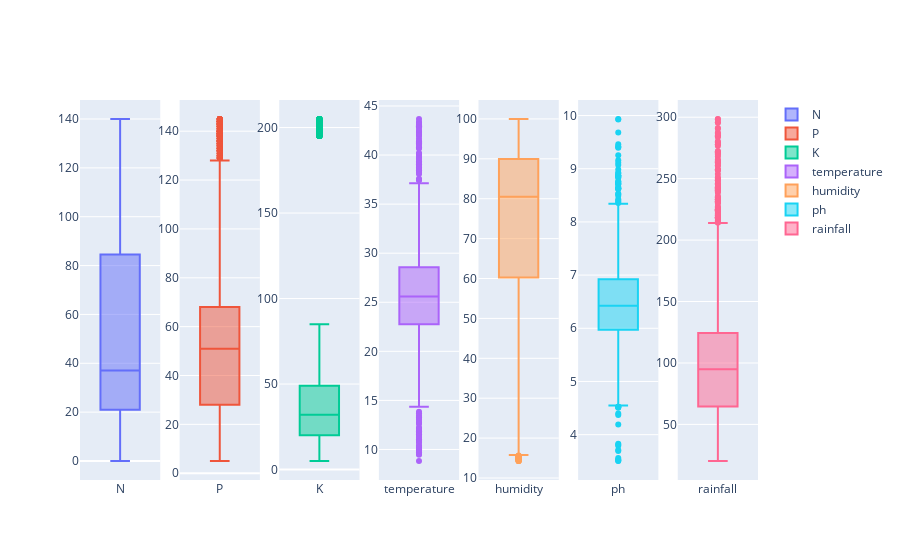

Notebook code cell kept with this figure:
### Markdown cell above
### The notebook's file size is large since the above plot is taking more memory so it is plotted in another file 👇(Plots.ipynb)

### Code cell
import plotly.express as px
import plotly.graph_objects as go
from plotly.subplots import make_subplots
df_numeric_col=crop_df.iloc[:,:7]
fig = make_subplots(rows=1, cols=len(df_numeric_col.columns))
features_num = df_numeric_col.columns
print(features_num)
for i in range(0, len(features_num)):
    trace=go.Box(y=crop_df[features_num[i]], name=features_num[i])
    fig.append_trace(trace, row=1, col=i+1)
fig.show()

### Figure 1 — Plotly figure (JSON) as saved in the notebook; plotly's stock layout.template omitted (floating-point values rounded to 4 significant figures; data arrays with more than 128 entries replaced by an {"elided": "..."} marker saying what was removed)
{"data": [{"name": "N", "type": "box", "xaxis": "x", "y": {"elided": "2200 int values"}, "yaxis": "y"}, {"name": "P", "type": "box", "xaxis": "x2", "y": {"elided": "2200 int values"}, "yaxis": "y2"}, {"name": "K", "type": "box", "xaxis": "x3", "y": {"elided": "2200 int values"}, "yaxis": "y3"}, {"name": "temperature", "type": "box", "xaxis": "x4", "y": {"elided": "2200 float values"}, "yaxis": "y4"}, {"name": "humidity", "type": "box", "xaxis": "x5", "y": {"elided": "2200 float values"}, "yaxis": "y5"}, {"name": "ph", "type": "box", "xaxis": "x6", "y": {"elided": "2200 float values"}, "yaxis": "y6"}, {"name": "rainfall", "type": "box", "xaxis": "x7", "y": {"elided": "2200 float values"}, "yaxis": "y7"}], "layout": {"xaxis": {"anchor": "y", "domain": [0, 0.1184]}, "xaxis2": {"anchor": "y2", "domain": [0.1469, 0.2653]}, "xaxis3": {"anchor": "y3", "domain": [0.2939, 0.4122]}, "xaxis4": {"anchor": "y4", "domain": [0.4408, 0.5592]}, "xaxis5": {"anchor": "y5", "domain": [0.5878, 0.7061]}, "xaxis6": {"anchor": "y6", "domain": [0.7347, 0.8531]}, "xaxis7": {"anchor": "y7", "domain": [0.8816, 1.0]}, "yaxis": {"anchor": "x", "domain": [0, 1]}, "yaxis2": {"anchor": "x2", "domain": [0, 1]}, "yaxis3": {"anchor": "x3", "domain": [0, 1]}, "yaxis4": {"anchor": "x4", "domain": [0, 1]}, "yaxis5": {"anchor": "x5", "domain": [0, 1]}, "yaxis6": {"anchor": "x6", "domain": [0, 1]}, "yaxis7": {"anchor": "x7", "domain": [0, 1]}}}
